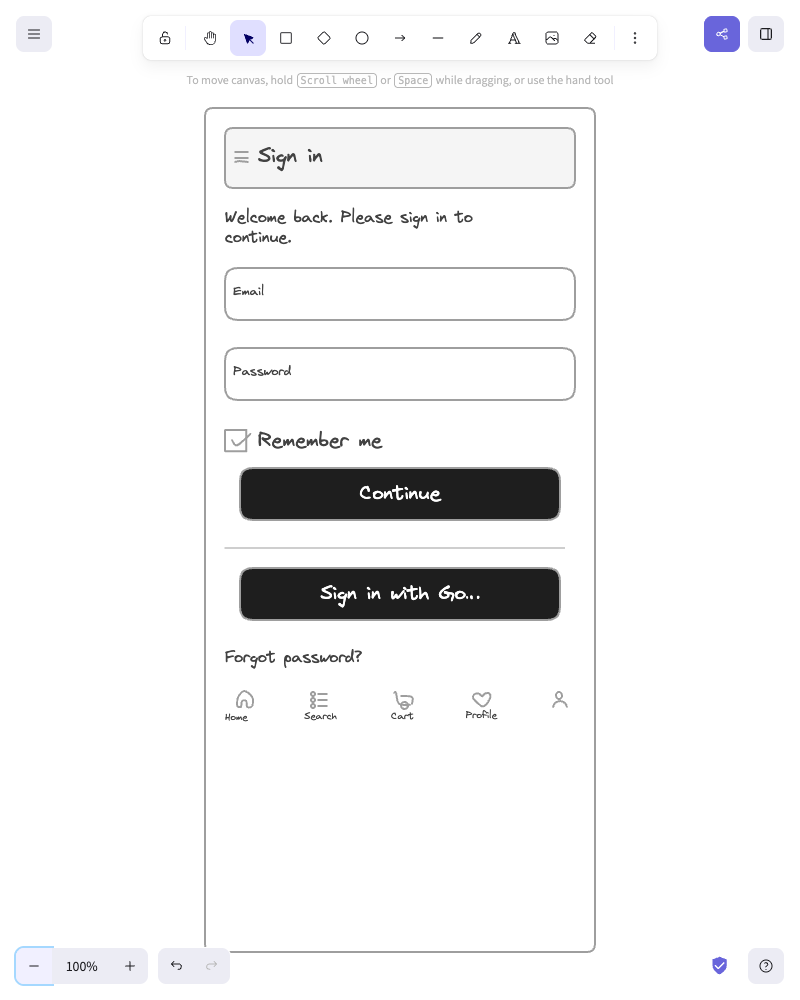
#> input picture assets/excalidraw-auth-sign-in.png, 800 x 1000 px
$ python compare_images.py ../../../assets/excalidraw-auth-sign-in.png ../../../assets/excalidraw-library-components.png
#> lines starting #> are read from the running program, lines starting #| are printed output that depends on the picture
#!/usr/bin/env python3
import argparse
import json
import math
import os
import re
import sys
from typing import Any, Dict, Optional, Sequence, Tuple, Union

from PIL import Image, ImageChops, ImageDraw


Rect = Tuple[int, int, int, int]
ImageSource = Union[Image.Image, str, os.PathLike]


class ComparisonError(Exception):
    """An expected comparison failure with a machine-readable error code."""

    # [45 lines left out: functions __init__, load_image, percentage, parse_rect, not called in this run]


def _coerce_image(source: ImageSource, label: str) -> Image.Image:
    if isinstance(source, Image.Image):
        original = source
        image_format = getattr(source, "format", None)
        metadata = source.info.copy()
    elif isinstance(source, (str, os.PathLike)):
        path = os.fspath(source)
        if not os.path.isfile(path):
            raise ComparisonError(
                "image_not_found",
                f"{label} image not found: {path}",
                {"image": label, "path": os.path.abspath(path)},
            )
        try:
            with Image.open(path) as opened:
                image_format = opened.format
                metadata = opened.info.copy()
                original = opened.copy()
        except (OSError, ValueError) as exc:
            raise ComparisonError(
                "invalid_image",
                f"could not read {label} image: {exc}",
                {"image": label, "path": os.path.abspath(path)},
            ) from exc
    else:
        raise ComparisonError(
            "invalid_arguments",
            f"{label} must be an image or a filesystem path",
            {"image": label, "value_type": type(source).__name__},
        )

    try:
        image = original.convert("RGBA")
    except (OSError, ValueError) as exc:
        raise ComparisonError(
            "invalid_image", f"could not decode {label} image: {exc}", {"image": label}
        ) from exc
    image.info.update(metadata)
    image.format = image_format
    return image


def _size_evidence(image: Image.Image) -> Dict[str, int]:
    return {"width": image.width, "height": image.height}


def _dpi_evidence(image: Image.Image) -> Optional[Dict[str, float]]:
    value = image.info.get("dpi")
    try:
        if isinstance(value, (int, float)):
            x_dpi = y_dpi = float(value)
        elif isinstance(value, (tuple, list)) and len(value) >= 2:
            x_dpi, y_dpi = float(value[0]), float(value[1])
        else:
            return None
    except (TypeError, ValueError, OverflowError):
        return None
    if not all(math.isfinite(axis) and axis > 0 for axis in (x_dpi, y_dpi)):
        return None
    return {"x": x_dpi, "y": y_dpi}


# [5 lines left out: function _same_dpi, not called in this run]


def _validate_rectangles(rectangles: Sequence[Rect], width: int, height: int) -> Tuple[Rect, ...]:
    validated = []
    for index, rect in enumerate(rectangles):
        if not isinstance(rect, (tuple, list)) or len(rect) != 4 or any(type(value) is not int for value in rect):
            raise ComparisonError(
                "invalid_arguments",
                f"ignore rectangle {index} must contain four integer values",
                {"index": index, "rectangle": rect},
            )
        x, y, rect_width, rect_height = rect
        if x < 0 or y < 0 or rect_width <= 0 or rect_height <= 0:
            raise ComparisonError(
                "invalid_arguments",
                f"ignore rectangle {index} needs nonnegative coordinates and positive width and height",
                {"index": index, "rectangle": list(rect)},
            )
        if x + rect_width > width or y + rect_height > height:
            raise ComparisonError(
                "invalid_arguments",
                f"ignore rectangle {index} is outside the baseline image bounds ({width}x{height})",
                {
                    "index": index,
                    "rectangle": list(rect),
                    "baseline_size": {"width": width, "height": height},
                },
            )
        validated.append((x, y, rect_width, rect_height))
    return tuple(validated)


def _validate_threshold(value: Optional[float]) -> Optional[float]:
    if value is None:
        return None
    try:
        parsed = float(value)
    except (TypeError, ValueError, OverflowError) as exc:
        raise ComparisonError(
            "invalid_arguments", "max_diff_percent must be a finite number between 0 and 100"
        ) from exc
    if not math.isfinite(parsed) or not 0 <= parsed <= 100:
        raise ComparisonError(
            "invalid_arguments", "max_diff_percent must be a finite number between 0 and 100"
        )
    return parsed


def compare_images(
    baseline: ImageSource,
    current: ImageSource,
    *,
    ignore_rects: Sequence[Rect] = (),
    resize: bool = False,
    max_diff_percent: Optional[float] = None,
    diff_out: Optional[Union[str, os.PathLike]] = None,
) -> Dict[str, Any]:
    """Compare two images and return machine-readable pixel and scale evidence.

    Ignore rectangles use baseline pixel coordinates. The image-size grid is
    always the baseline grid; when ``resize`` is true, current is resized to it.
    ``baseline`` and ``current`` may be PIL images or paths.
    """
    threshold = _validate_threshold(max_diff_percent)
    baseline_image = _coerce_image(baseline, "baseline")
    current_image = _coerce_image(current, "current")
    baseline_size = _size_evidence(baseline_image)
    current_size = _size_evidence(current_image)
    baseline_dpi = _dpi_evidence(baseline_image)
    current_dpi = _dpi_evidence(current_image)
    png_dpi_known = (
        str(getattr(baseline_image, "format", "")).upper() == "PNG"
        and str(getattr(current_image, "format", "")).upper() == "PNG"
        and baseline_dpi is not None
        and current_dpi is not None
    )
    dpi_mismatch = png_dpi_known and not _same_dpi(baseline_dpi, current_dpi)
    size_mismatch = baseline_image.size != current_image.size

    mismatch_details = {
        "baseline_size": baseline_size,
        "current_size": current_size,
        "baseline_dpi": baseline_dpi,
        "current_dpi": current_dpi,
        "scale_evidence": {
            "size_match": not size_mismatch,
            "png_dpi_comparable": bool(png_dpi_known),
            "dpi_mismatch": bool(dpi_mismatch),
            "coordinate_grid": "baseline",
        },
    }
    if size_mismatch and not resize:
        raise ComparisonError(
            "image_size_mismatch",
            "image sizes differ. Re-run with --resize to match the baseline pixel grid.",
            mismatch_details,
        )
    if dpi_mismatch and not resize:
        raise ComparisonError(
            "image_scale_mismatch",
            "PNG images have different known DPI scales. Re-run with --resize to normalize the pixel grid.",
            mismatch_details,
        )

    normalized = baseline_image.size != current_image.size or bool(dpi_mismatch)
    resized = baseline_image.size != current_image.size
    if resized:
        resampling = getattr(getattr(Image, "Resampling", Image), "LANCZOS")
        current_image = current_image.resize(baseline_image.size, resampling)

    rectangles = _validate_rectangles(ignore_rects, baseline_image.width, baseline_image.height)
    include_mask = Image.new("L", baseline_image.size, 255)
    draw = ImageDraw.Draw(include_mask)
    for x, y, rect_width, rect_height in rectangles:
        draw.rectangle((x, y, x + rect_width - 1, y + rect_height - 1), fill=0)

    pixels_image_total = baseline_image.width * baseline_image.height
    included_histogram = include_mask.histogram()
    pixels_total = pixels_image_total - included_histogram[0]
    pixels_excluded = pixels_image_total - pixels_total
    if pixels_total == 0:
        raise ComparisonError(
            "invalid_arguments",
            "ignore rectangles exclude every pixel in the baseline image",
            {
                "baseline_size": baseline_size,
                "ignore_rects": [list(rect) for rect in rectangles],
                "pixels_image_total": pixels_image_total,
            },
        )

    difference = ImageChops.difference(baseline_image, current_image)
    channels = difference.split()
    magnitude = channels[0]
    for channel in channels[1:]:
        magnitude = ImageChops.lighter(magnitude, channel)
    histogram = magnitude.histogram(mask=include_mask)
    changed = pixels_total - histogram[0]
    avg_diff_percent = (
        sum(value * count for value, count in enumerate(histogram))
        / (255 * pixels_total)
        * 100
    )
    raw_percent_changed = changed / pixels_total * 100
    percent_changed = round(raw_percent_changed, 3)

    diff_path = None
    if diff_out is not None:
        diff_path = os.path.abspath(os.fspath(diff_out))
        try:
            os.makedirs(os.path.dirname(diff_path), exist_ok=True)
            overlay = Image.new("RGBA", current_image.size, (255, 0, 0, 0))
            overlay.putalpha(magnitude)
            diff_visualization = Image.alpha_composite(current_image, overlay).convert("RGBA")
            # Transparent ignored areas make it clear that they did not enter the diff.
            diff_visualization.putalpha(include_mask)
            diff_visualization.save(diff_path)
        except (OSError, ValueError) as exc:
            raise ComparisonError(
                "filesystem_error",
                f"could not write diff image: {exc}",
                {"diff_out": diff_path},
            ) from exc

    scale_evidence = {
        "size_match": not size_mismatch,
        "png_dpi_comparable": bool(png_dpi_known),
        "dpi_mismatch": bool(dpi_mismatch),
        "coordinate_grid": "baseline",
        "resize_requested": bool(resize),
        "normalization_applied": bool(resize and normalized),
    }
    result: Dict[str, Any] = {
        "diff_image": diff_path,
        "pixels_changed": changed,
        "pixels_total": pixels_total,
        "pixels_excluded": pixels_excluded,
        "pixels_image_total": pixels_image_total,
        "percent_changed": percent_changed,
        "avg_diff_percent": round(avg_diff_percent, 3),
        "size": {"width": baseline_image.width, "height": baseline_image.height},
        "baseline_size": baseline_size,
        "current_size": current_size,
        "baseline_dpi": baseline_dpi,
        "current_dpi": current_dpi,
        "scale_evidence": scale_evidence,
        "resized": resized,
        "options": {
            "resize": bool(resize),
            "ignore_rects": [list(rect) for rect in rectangles],
            "max_diff_percent": threshold,
        },
    }
    if threshold is not None:
        result.update(
            {
                "schema_version": 1,
                "operation": "verify",
                "status": "pass" if raw_percent_changed <= threshold else "fail",
                "thresholds": {"max_diff_percent": threshold},
            }
        )
    return result


def _write_json(path: Optional[str], payload: Dict[str, Any]) -> None:
    if not path:
        return
    os.makedirs(os.path.dirname(os.path.abspath(path)), exist_ok=True)
    with open(path, "w", encoding="utf-8") as report:
        json.dump(payload, report, indent=2)


# [18 lines left out: function _emit_error, not called in this run]


def main() -> int:
    parser = argparse.ArgumentParser(description="Compare two images and output diff metrics.")
    parser.add_argument("baseline", help="Path to baseline image")
    parser.add_argument("current", help="Path to current image")
    parser.add_argument("--diff-out", help="Path to write diff image (PNG)")
    parser.add_argument("--json-out", help="Path to write JSON report")
    parser.add_argument("--resize", action="store_true", help="Resize current to baseline size")
    parser.add_argument(
        "--ignore-rect",
        action="append",
        nargs="?",
        const="",
        default=[],
        metavar="X,Y,WIDTH,HEIGHT",
        help="Exclude a baseline-pixel rectangle (may be repeated)",
    )
    parser.add_argument(
        "--max-diff-percent",
        type=percentage,
        help="Maximum changed pixels allowed, 0-100",
    )
    args = parser.parse_args()

    try:
        rectangles = []
        for index, value in enumerate(args.ignore_rect):
            try:
                rectangles.append(parse_rect(value))
            except ComparisonError as exc:
                raise ComparisonError(
                    "invalid_arguments",
                    f"invalid --ignore-rect value {value!r}: {exc.message}",
                    {"index": index, **exc.details},
                ) from exc

        result = compare_images(
            args.baseline,
            args.current,
            ignore_rects=rectangles,
            resize=args.resize,
            max_diff_percent=args.max_diff_percent,
            diff_out=args.diff_out,
        )
#> in _coerce_image, opened is the input picture: PIL image 800x1000 RGB; mean R, G, B 242.8, 242.8, 243.2
#> in _coerce_image, `metadata = opened.info.copy()`: metadata = 0 items
#> call 2 of _coerce_image, with label = 'current'
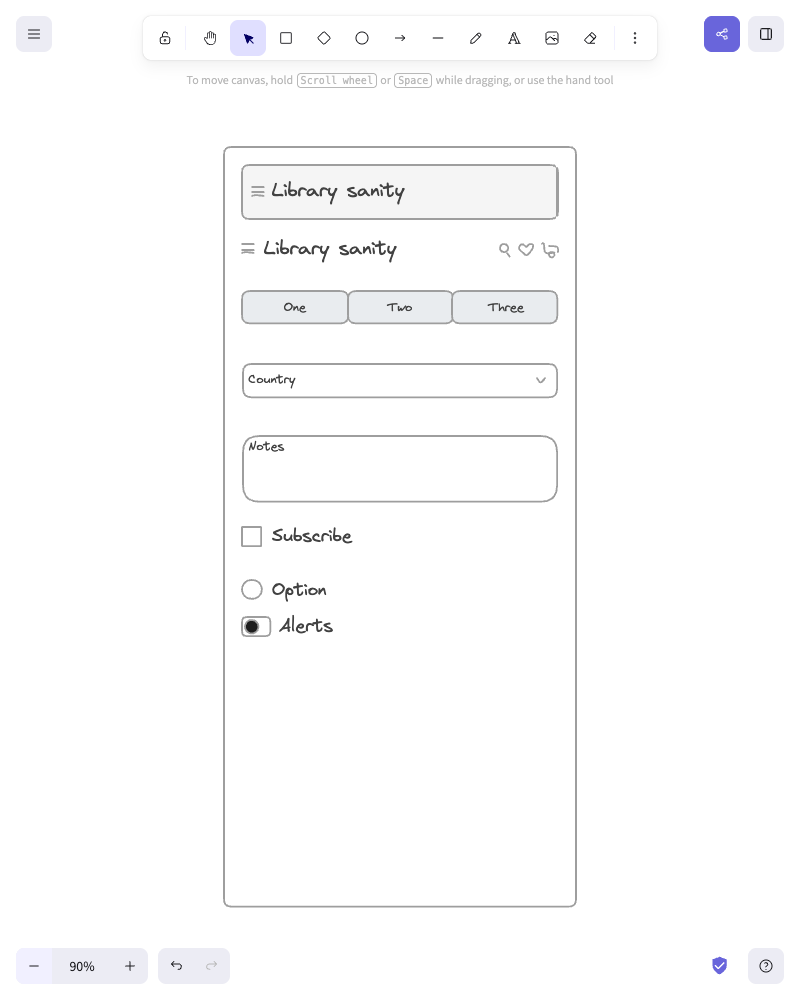
#> input picture assets/excalidraw-library-components.png, 800 x 1000 px
#> in _coerce_image, opened is the input picture: PIL image 800x1000 RGB; mean R, G, B 251.7, 251.7, 252.1
#> in compare_images, `baseline_size = _size_evidence(baseline_image)`: baseline_size = {'width': 800, 'height': 1000}
#> in compare_images, `png_dpi_known = ( str(getattr(baseline_image, "format", "")).upper() =..`: png_dpi_known = False
#> in compare_images, `include_mask = Image.new("L", baseline_image.size, 255)`: include_mask: PIL image 800x1000 L; every value is 255
#> in compare_images, `included_histogram = include_mask.histogram()`: included_histogram = 256 values from 0 to 800000
#> in compare_images, `pixels_total = pixels_image_total - included_histogram[0]`: pixels_total = 800000
#> in compare_images, `pixels_excluded = pixels_image_total - pixels_total`: pixels_excluded = 0
#> in compare_images, `magnitude = channels[0]`:
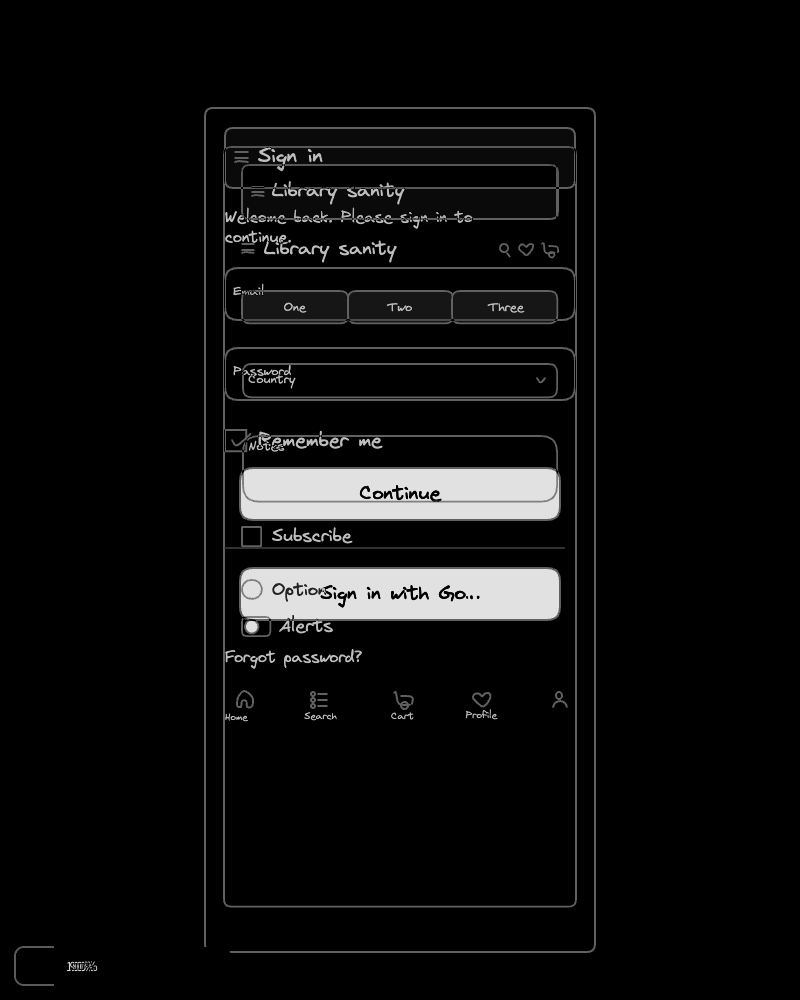
#> magnitude: PIL image 800x1000 L; min 0, max 225, mean 12.9
#> the loop in compare_images, `for channel in channels[1:]:` made 3 passes
#> in compare_images, `histogram = magnitude.histogram(mask=include_mask)`: histogram = 256 values, max 707219 at index 0, min 0 at index 192, mean 3125
#> in compare_images, `changed = pixels_total - histogram[0]`: changed = 92781
#> in compare_images, `avg_diff_percent = ( sum(value * count for value, count in enumerate(h..`: avg_diff_percent = 5.06
#> in compare_images, `raw_percent_changed = changed / pixels_total * 100`: raw_percent_changed = 11.6
#> in compare_images, `scale_evidence = { "size_match": not size_mismatch, "png_dpi_comparabl..`: scale_evidence = {'size_match': True, 'png_dpi_comparable': False, 'dpi_mismatch': False, 'coordinate_grid': 'baseline', 'resize_requested': False, 'normalization_applied': False}
#> result = 15 items
        result.update(
            {
                "baseline": os.path.abspath(args.baseline),
                "current": os.path.abspath(args.current),
            }
        )
        _write_json(args.json_out, result)
        print(json.dumps(result))
#> (printed output is left out)
        return 1 if result.get("status") == "fail" else 0
    except ComparisonError as error:
        return _emit_error(error, args.json_out)


if __name__ == "__main__":
    raise SystemExit(main())
#> (the program exits here)
